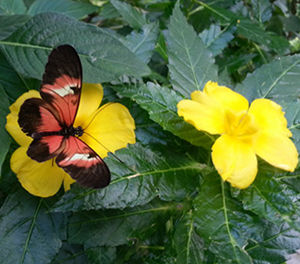
//> input picture pro9/color_space.jpg, 300 x 264 px
$ ./main   (built with g++ and OpenCV 4)
//> lines starting //> are read from the running program, lines starting //| are printed output that depends on the picture
#include <opencv2/opencv.hpp>
#include "opencv2/video/tracking.hpp"
using namespace cv;
using namespace std;
void calc_Histo(const Mat &image, Mat &hist, int bins, int range_max = 256)
{
    int histSize[] = {bins};               // ������׷� ��ް���
    float range[] = {0, (float)range_max}; // ������׷� ����
    int channels[] = {0, 1};               // ä�� ���
    int dims = image.channels();
    ;
    const float *ranges[] = {range};

    calcHist(&image, 1, channels, Mat(), hist, 1, histSize, ranges);
}
int main()
{
    Mat origin_image = imread("/Users/Han/programming/opencv/pro9/color_space.jpg", IMREAD_COLOR);
//> origin_image is the input picture: 264 rows x 300 cols, CV_8UC3; mean B, G, R 61.1, 106, 89.1
    CV_Assert(!origin_image.empty());

    Mat HSV_IMG, hsv[3];

    cvtColor(origin_image, HSV_IMG, COLOR_BGR2HSV);
//> HSV_IMG: 264 rows x 300 cols, CV_8UC3; mean H, S, V 57.8, 134.6, 113.2
    split(HSV_IMG, hsv);
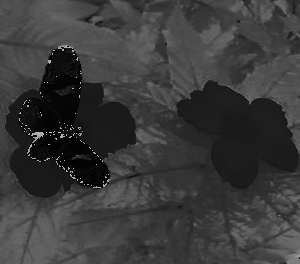
//> hsv[0]: 264 rows x 300 cols, CV_8UC1; min 0, max 179, mean 57.8
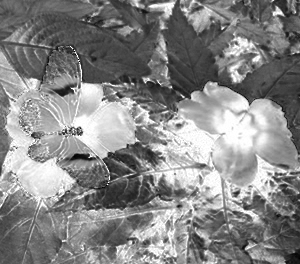
//> hsv[1]: 264 rows x 300 cols, CV_8UC1; min 0, max 255, mean 134.6
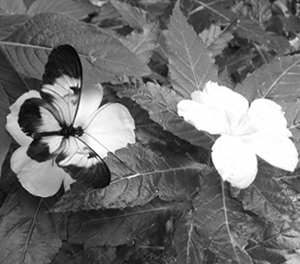
//> hsv[2]: 264 rows x 300 cols, CV_8UC1; min 0, max 255, mean 113.2

    Mat hue_hist[2];
    calc_Histo(hsv[0], hue_hist[0], 18, 180);
//> in calc_Histo, `calcHist(&image, 1, channels, Mat(), hist, 1, histSize, ranges);`: hist = 18 values, max 12590 at index 5, min 15 at index 13, mean 4400
    calc_Histo(hsv[1], hue_hist[1], 18, 180);

    // calcHist(HSV_IMG, 1, channels, Mat(), hue_hist, 1, 18, 180);
    imshow("Origin image", origin_image);
    imshow("Histogram image", hue_hist[0]);
    imshow("Histogram image", hue_hist[1]);

    waitKey();
    return 0;
}

$ run again, with pro9/requirement.jpg copied over pro9/color_space.jpg
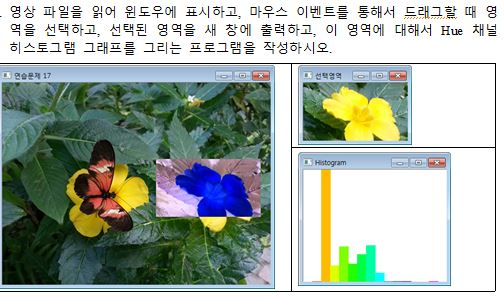
//> input picture pro9/requirement.jpg, 504 x 300 px
//> origin_image is the input picture: 300 rows x 504 cols, CV_8UC3; mean B, G, R 166.4, 176.1, 165.4
//> HSV_IMG: 300 rows x 504 cols, CV_8UC3; mean H, S, V 60.2, 65.1, 184.5
//> `split(HSV_IMG, hsv);`:
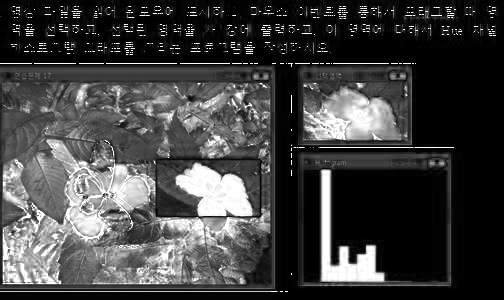
//> hsv[1]: 300 rows x 504 cols, CV_8UC1; min 0, max 255, mean 65.1
//> `split(HSV_IMG, hsv);`:
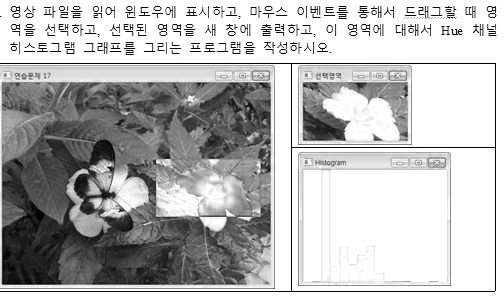
//> hsv[2]: 300 rows x 504 cols, CV_8UC1; min 0, max 255, mean 184.5
//> hist = 18 values, max 35651 at index 0, min 1111 at index 14, mean 8400
